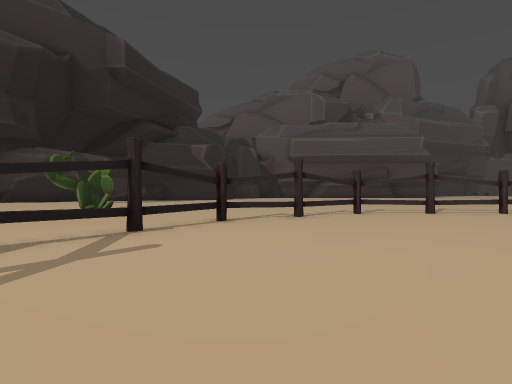
View 1 (above)

16 first-person views from a walk through a level from a Godot 3-D game. The camera is 1.3 m above the floor, looks level and sees 80° across. The floor is counted in squares, 2 m on a side. Each view is taken from the middle of a square. On the plan, view 1 faces up. The plan holds only what a view shows up to about 10 squares ahead; the rest is blank. The place goes on beyond the plan. Characters and animated objects are left out.

View 2
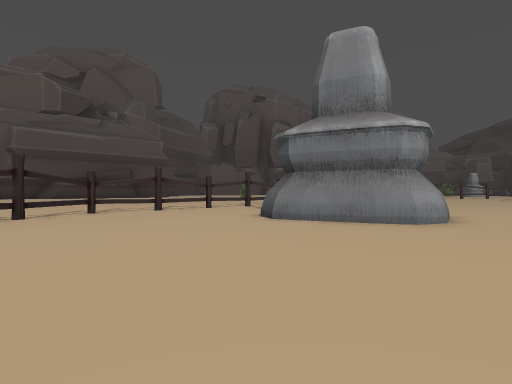

View 3
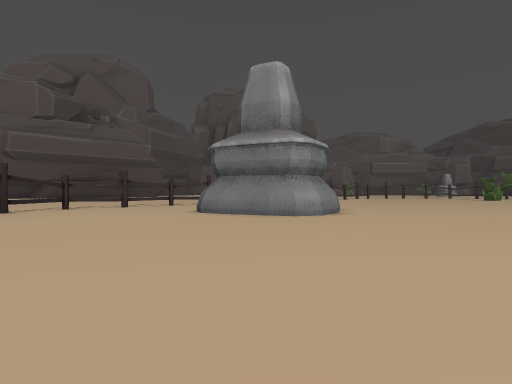

View 4
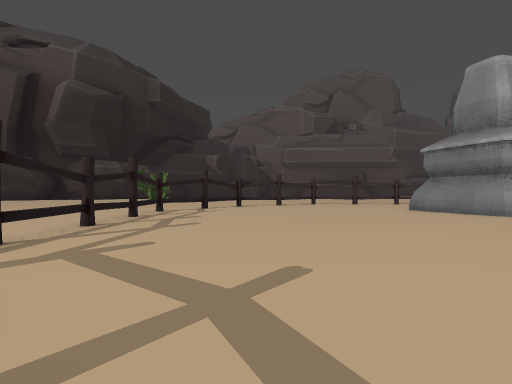

View 5
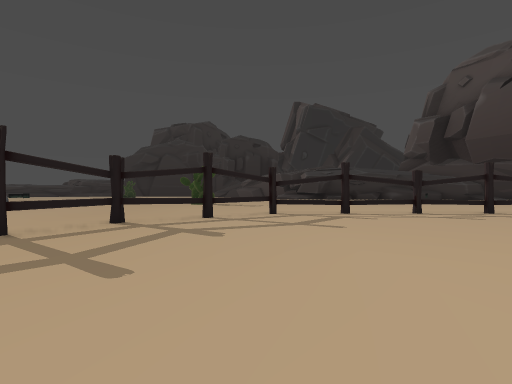

View 6
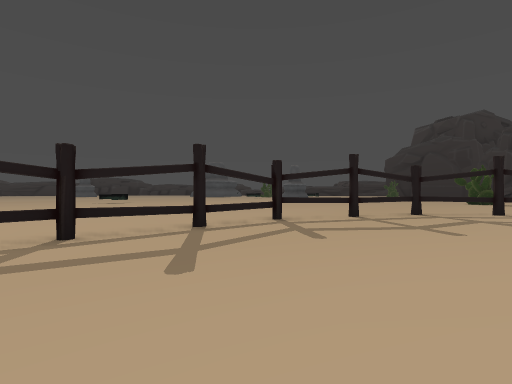

View 7
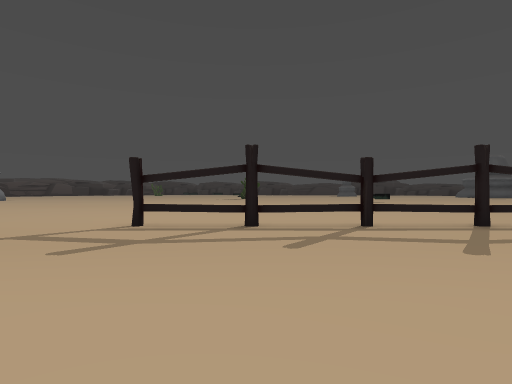

View 8
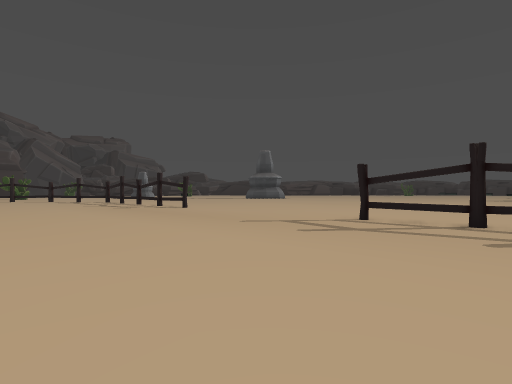

View 9
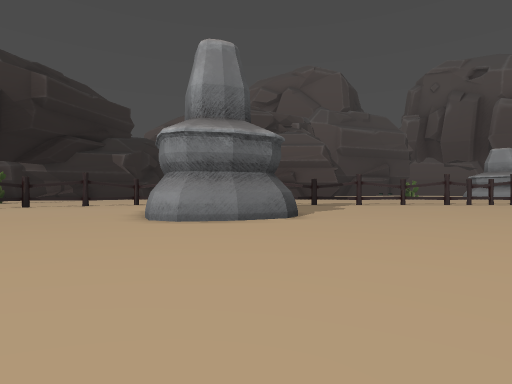

View 10
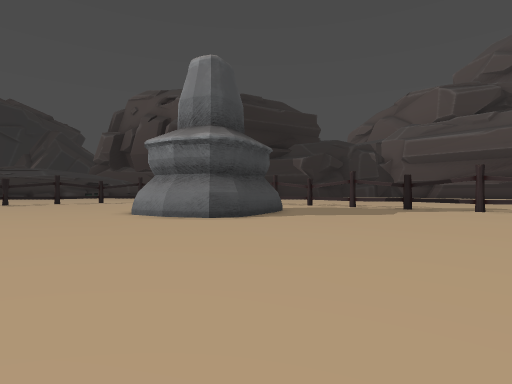

View 11
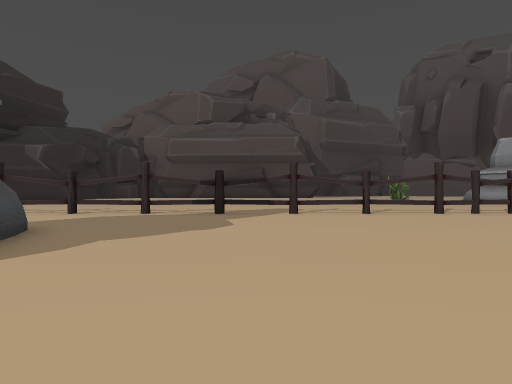

View 12
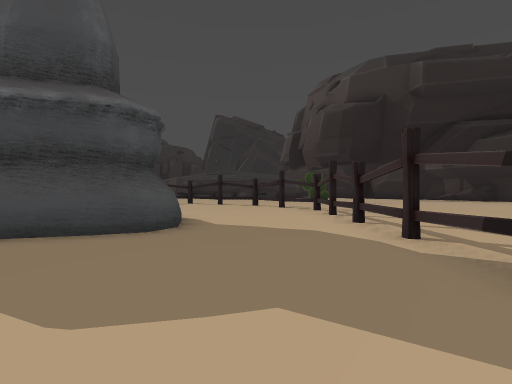

View 13
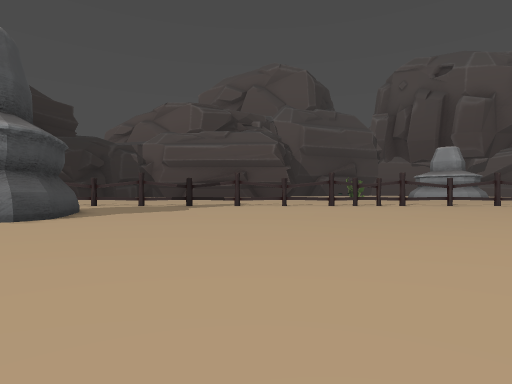

View 14
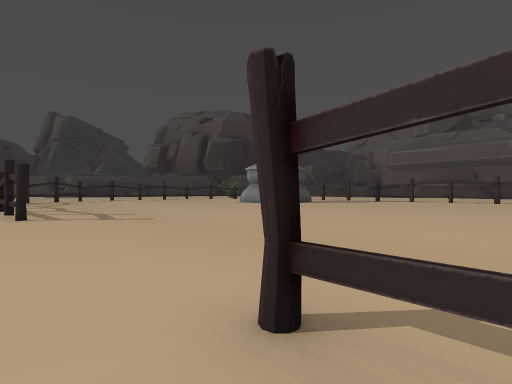

View 15
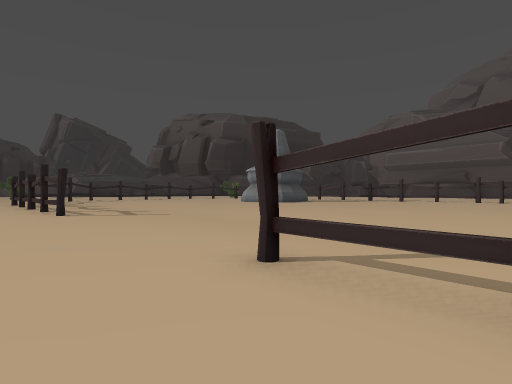

View 16
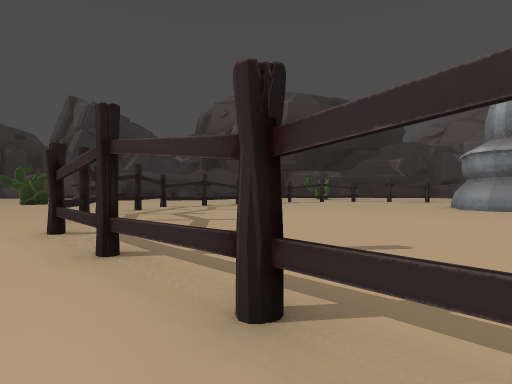

### Floor plan
Key: @ floor where view 1 was taken; # wall or solid block; . floor; = window, fence, low wall or low ledge; F fence; T thing the floor can be seen under or through.
Columns run from 5 left of view 1 to 22 right of it. Each row starts with its distance up from view 1.
 14          ...
 13          ...
 12
 11       ..  .. ...
 10    ........................
  9   .....=#=#====#=#===#====#
  8  .....=...................
  7 ....F=...................
  6 ....F...................
  5  ..F........###.............
  4  .F........## #.............
  3 ..#........#  ##............
  2 ..=........#####...........
  1 ..#.........###...........
  0 ..=..@....................
 -1 ..=........................
 -2  .=........................
 -3  .#........................
 -4  .=........................
 -5  .#........................
 -6  .FF.......................
 -7  ..F.......................
 -8  ...F......................
 -9  ...FT.....................
-10  .....TTT...................
-11  .......T==#===#=#.......#=#
-12  .... ......................
-13  ..    .....................

Where each view was taken, in squares from view 1:
view 1: 0 up, 0 right, facing up
view 2: 1 down, 0 right, facing up-right
view 3: 4 down, 0 right, facing up-right
view 4: 7 down, 0 right, facing up
view 5: 6 down, 6 right, facing left
view 6: 6 down, 9 right, facing down-left
view 7: 5 down, 10 right, facing down
view 8: 4 down, 9 right, facing down-right
view 9: 6 down, 9 right, facing up
view 10: 3 down, 16 right, facing up-left
view 11: 0 up, 13 right, facing up
view 12: 7 up, 14 right, facing left
view 13: 5 down, 15 right, facing up
view 14: 12 down, 21 right, facing up-left
view 15: 13 down, 22 right, facing up-left
view 16: 12 down, 9 right, facing up-left
